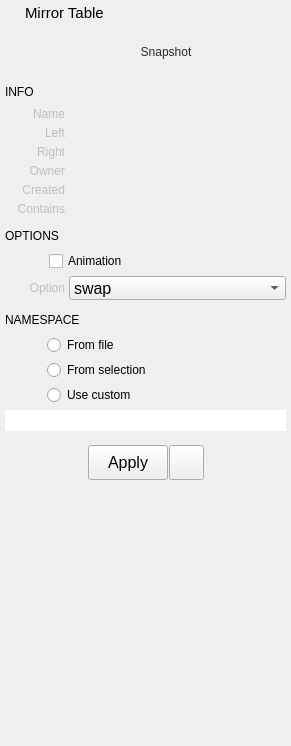
<?xml version="1.0" encoding="UTF-8"?>
<ui version="4.0">
 <class>Form</class>
 <widget class="QWidget" name="Form">
  <property name="geometry">
   <rect>
    <x>0</x>
    <y>0</y>
    <width>291</width>
    <height>746</height>
   </rect>
  </property>
  <property name="sizePolicy">
   <sizepolicy hsizetype="Preferred" vsizetype="Preferred">
    <horstretch>0</horstretch>
    <verstretch>0</verstretch>
   </sizepolicy>
  </property>
  <property name="minimumSize">
   <size>
    <width>160</width>
    <height>490</height>
   </size>
  </property>
  <property name="maximumSize">
   <size>
    <width>300</width>
    <height>16777215</height>
   </size>
  </property>
  <property name="windowTitle">
   <string>Form</string>
  </property>
  <property name="styleSheet">
   <string notr="true">QComboBox, QLineEdit {
	font-size: 16px;
}
</string>
  </property>
  <layout class="QVBoxLayout" name="verticalLayout">
   <property name="spacing">
    <number>5</number>
   </property>
   <property name="leftMargin">
    <number>5</number>
   </property>
   <property name="topMargin">
    <number>2</number>
   </property>
   <property name="rightMargin">
    <number>5</number>
   </property>
   <property name="bottomMargin">
    <number>2</number>
   </property>
   <item>
    <layout class="QHBoxLayout" name="horizontalLayout_18">
     <property name="leftMargin">
      <number>2</number>
     </property>
     <property name="topMargin">
      <number>2</number>
     </property>
     <property name="rightMargin">
      <number>2</number>
     </property>
     <property name="bottomMargin">
      <number>0</number>
     </property>
     <item>
      <widget class="QLabel" name="label_6">
       <property name="maximumSize">
        <size>
         <width>13</width>
         <height>13</height>
        </size>
       </property>
       <property name="text">
        <string/>
       </property>
       <property name="pixmap">
        <pixmap>../icons/mirrortable2.png</pixmap>
       </property>
       <property name="scaledContents">
        <bool>true</bool>
       </property>
      </widget>
     </item>
     <item>
      <widget class="QLabel" name="label_2">
       <property name="font">
        <font>
         <family>Arial</family>
         <pointsize>11</pointsize>
         <weight>50</weight>
         <bold>false</bold>
        </font>
       </property>
       <property name="text">
        <string>Mirror Table</string>
       </property>
      </widget>
     </item>
    </layout>
   </item>
   <item>
    <layout class="QHBoxLayout" name="horizontalLayout_14">
     <property name="spacing">
      <number>0</number>
     </property>
     <property name="topMargin">
      <number>0</number>
     </property>
     <property name="bottomMargin">
      <number>0</number>
     </property>
     <item>
      <widget class="QLabel" name="label_9">
       <property name="minimumSize">
        <size>
         <width>0</width>
         <height>0</height>
        </size>
       </property>
       <property name="maximumSize">
        <size>
         <width>0</width>
         <height>16777215</height>
        </size>
       </property>
       <property name="text">
        <string/>
       </property>
      </widget>
     </item>
     <item>
      <widget class="QFrame" name="iconFrame_2">
       <property name="sizePolicy">
        <sizepolicy hsizetype="Expanding" vsizetype="Expanding">
         <horstretch>0</horstretch>
         <verstretch>1</verstretch>
        </sizepolicy>
       </property>
       <property name="minimumSize">
        <size>
         <width>50</width>
         <height>50</height>
        </size>
       </property>
       <property name="maximumSize">
        <size>
         <width>150</width>
         <height>150</height>
        </size>
       </property>
       <property name="styleSheet">
        <string notr="true"/>
       </property>
       <property name="frameShape">
        <enum>QFrame::NoFrame</enum>
       </property>
       <property name="frameShadow">
        <enum>QFrame::Plain</enum>
       </property>
       <property name="lineWidth">
        <number>0</number>
       </property>
       <layout class="QVBoxLayout" name="verticalLayout_4">
        <property name="spacing">
         <number>0</number>
        </property>
        <property name="margin">
         <number>0</number>
        </property>
        <item>
         <widget class="QToolButton" name="snapshotButton">
          <property name="enabled">
           <bool>true</bool>
          </property>
          <property name="sizePolicy">
           <sizepolicy hsizetype="Expanding" vsizetype="Expanding">
            <horstretch>0</horstretch>
            <verstretch>1</verstretch>
           </sizepolicy>
          </property>
          <property name="minimumSize">
           <size>
            <width>0</width>
            <height>0</height>
           </size>
          </property>
          <property name="maximumSize">
           <size>
            <width>150</width>
            <height>150</height>
           </size>
          </property>
          <property name="toolTip">
           <string>Take snapshot</string>
          </property>
          <property name="layoutDirection">
           <enum>Qt::LeftToRight</enum>
          </property>
          <property name="styleSheet">
           <string notr="true">color: rgb(40, 40, 40);
border: 1px solid rgb(0, 0, 0, 0);
background-color: rgb(254, 255, 230, 0);</string>
          </property>
          <property name="text">
           <string>Snapshot</string>
          </property>
          <property name="icon">
           <iconset>
            <normaloff>../icons/thumbnail.png</normaloff>../icons/thumbnail.png</iconset>
          </property>
          <property name="iconSize">
           <size>
            <width>176</width>
            <height>180</height>
           </size>
          </property>
          <property name="popupMode">
           <enum>QToolButton::InstantPopup</enum>
          </property>
          <property name="toolButtonStyle">
           <enum>Qt::ToolButtonIconOnly</enum>
          </property>
          <property name="autoRaise">
           <bool>false</bool>
          </property>
         </widget>
        </item>
       </layout>
      </widget>
     </item>
    </layout>
   </item>
   <item>
    <layout class="QHBoxLayout" name="horizontalLayout_7">
     <property name="topMargin">
      <number>0</number>
     </property>
     <item>
      <widget class="QLabel" name="label_8">
       <property name="minimumSize">
        <size>
         <width>100</width>
         <height>0</height>
        </size>
       </property>
       <property name="maximumSize">
        <size>
         <width>200</width>
         <height>16777215</height>
        </size>
       </property>
       <property name="font">
        <font>
         <family>Arial</family>
         <pointsize>9</pointsize>
         <weight>50</weight>
         <bold>false</bold>
        </font>
       </property>
       <property name="text">
        <string>INFO</string>
       </property>
      </widget>
     </item>
     <item>
      <spacer name="horizontalSpacer_2">
       <property name="orientation">
        <enum>Qt::Horizontal</enum>
       </property>
       <property name="sizeHint" stdset="0">
        <size>
         <width>40</width>
         <height>20</height>
        </size>
       </property>
      </spacer>
     </item>
    </layout>
   </item>
   <item>
    <layout class="QHBoxLayout" name="horizontalLayout">
     <property name="spacing">
      <number>6</number>
     </property>
     <property name="topMargin">
      <number>0</number>
     </property>
     <item>
      <widget class="QLabel" name="label">
       <property name="enabled">
        <bool>false</bool>
       </property>
       <property name="sizePolicy">
        <sizepolicy hsizetype="Fixed" vsizetype="Preferred">
         <horstretch>0</horstretch>
         <verstretch>0</verstretch>
        </sizepolicy>
       </property>
       <property name="minimumSize">
        <size>
         <width>60</width>
         <height>0</height>
        </size>
       </property>
       <property name="maximumSize">
        <size>
         <width>60</width>
         <height>16777215</height>
        </size>
       </property>
       <property name="text">
        <string>Name</string>
       </property>
       <property name="alignment">
        <set>Qt::AlignRight|Qt::AlignTrailing|Qt::AlignVCenter</set>
       </property>
      </widget>
     </item>
     <item>
      <widget class="QLabel" name="name">
       <property name="enabled">
        <bool>true</bool>
       </property>
       <property name="sizePolicy">
        <sizepolicy hsizetype="Ignored" vsizetype="Preferred">
         <horstretch>0</horstretch>
         <verstretch>0</verstretch>
        </sizepolicy>
       </property>
       <property name="text">
        <string/>
       </property>
      </widget>
     </item>
    </layout>
   </item>
   <item>
    <layout class="QHBoxLayout" name="horizontalLayout_4">
     <property name="spacing">
      <number>6</number>
     </property>
     <property name="topMargin">
      <number>0</number>
     </property>
     <item>
      <widget class="QLabel" name="label_4">
       <property name="enabled">
        <bool>false</bool>
       </property>
       <property name="sizePolicy">
        <sizepolicy hsizetype="Fixed" vsizetype="Preferred">
         <horstretch>0</horstretch>
         <verstretch>0</verstretch>
        </sizepolicy>
       </property>
       <property name="minimumSize">
        <size>
         <width>60</width>
         <height>0</height>
        </size>
       </property>
       <property name="maximumSize">
        <size>
         <width>60</width>
         <height>16777215</height>
        </size>
       </property>
       <property name="text">
        <string>Left</string>
       </property>
       <property name="alignment">
        <set>Qt::AlignRight|Qt::AlignTrailing|Qt::AlignVCenter</set>
       </property>
      </widget>
     </item>
     <item>
      <widget class="QLabel" name="left">
       <property name="enabled">
        <bool>true</bool>
       </property>
       <property name="sizePolicy">
        <sizepolicy hsizetype="Ignored" vsizetype="Preferred">
         <horstretch>0</horstretch>
         <verstretch>0</verstretch>
        </sizepolicy>
       </property>
       <property name="text">
        <string/>
       </property>
      </widget>
     </item>
    </layout>
   </item>
   <item>
    <layout class="QHBoxLayout" name="horizontalLayout_13">
     <property name="spacing">
      <number>6</number>
     </property>
     <property name="topMargin">
      <number>0</number>
     </property>
     <item>
      <widget class="QLabel" name="label_5">
       <property name="enabled">
        <bool>false</bool>
       </property>
       <property name="sizePolicy">
        <sizepolicy hsizetype="Fixed" vsizetype="Preferred">
         <horstretch>0</horstretch>
         <verstretch>0</verstretch>
        </sizepolicy>
       </property>
       <property name="minimumSize">
        <size>
         <width>60</width>
         <height>0</height>
        </size>
       </property>
       <property name="maximumSize">
        <size>
         <width>60</width>
         <height>16777215</height>
        </size>
       </property>
       <property name="text">
        <string>Right</string>
       </property>
       <property name="alignment">
        <set>Qt::AlignRight|Qt::AlignTrailing|Qt::AlignVCenter</set>
       </property>
      </widget>
     </item>
     <item>
      <widget class="QLabel" name="right">
       <property name="enabled">
        <bool>true</bool>
       </property>
       <property name="sizePolicy">
        <sizepolicy hsizetype="Ignored" vsizetype="Preferred">
         <horstretch>0</horstretch>
         <verstretch>0</verstretch>
        </sizepolicy>
       </property>
       <property name="text">
        <string/>
       </property>
      </widget>
     </item>
    </layout>
   </item>
   <item>
    <layout class="QHBoxLayout" name="horizontalLayout_9">
     <property name="spacing">
      <number>6</number>
     </property>
     <property name="topMargin">
      <number>0</number>
     </property>
     <item>
      <widget class="QLabel" name="label_13">
       <property name="enabled">
        <bool>false</bool>
       </property>
       <property name="sizePolicy">
        <sizepolicy hsizetype="Fixed" vsizetype="Expanding">
         <horstretch>0</horstretch>
         <verstretch>0</verstretch>
        </sizepolicy>
       </property>
       <property name="minimumSize">
        <size>
         <width>60</width>
         <height>0</height>
        </size>
       </property>
       <property name="maximumSize">
        <size>
         <width>60</width>
         <height>500</height>
        </size>
       </property>
       <property name="text">
        <string>Owner</string>
       </property>
       <property name="alignment">
        <set>Qt::AlignRight|Qt::AlignTop|Qt::AlignTrailing</set>
       </property>
      </widget>
     </item>
     <item>
      <widget class="QLabel" name="owner">
       <property name="enabled">
        <bool>true</bool>
       </property>
       <property name="sizePolicy">
        <sizepolicy hsizetype="Ignored" vsizetype="Expanding">
         <horstretch>0</horstretch>
         <verstretch>0</verstretch>
        </sizepolicy>
       </property>
       <property name="minimumSize">
        <size>
         <width>0</width>
         <height>0</height>
        </size>
       </property>
       <property name="maximumSize">
        <size>
         <width>16777215</width>
         <height>16777215</height>
        </size>
       </property>
       <property name="styleSheet">
        <string notr="true"/>
       </property>
       <property name="text">
        <string/>
       </property>
       <property name="alignment">
        <set>Qt::AlignLeading|Qt::AlignLeft|Qt::AlignTop</set>
       </property>
       <property name="wordWrap">
        <bool>true</bool>
       </property>
      </widget>
     </item>
    </layout>
   </item>
   <item>
    <layout class="QHBoxLayout" name="horizontalLayout_11">
     <property name="spacing">
      <number>6</number>
     </property>
     <property name="topMargin">
      <number>0</number>
     </property>
     <item>
      <widget class="QLabel" name="label_14">
       <property name="enabled">
        <bool>false</bool>
       </property>
       <property name="sizePolicy">
        <sizepolicy hsizetype="Fixed" vsizetype="Expanding">
         <horstretch>0</horstretch>
         <verstretch>0</verstretch>
        </sizepolicy>
       </property>
       <property name="minimumSize">
        <size>
         <width>60</width>
         <height>0</height>
        </size>
       </property>
       <property name="maximumSize">
        <size>
         <width>60</width>
         <height>500</height>
        </size>
       </property>
       <property name="text">
        <string>Created</string>
       </property>
       <property name="alignment">
        <set>Qt::AlignRight|Qt::AlignTop|Qt::AlignTrailing</set>
       </property>
      </widget>
     </item>
     <item>
      <widget class="QLabel" name="created">
       <property name="enabled">
        <bool>true</bool>
       </property>
       <property name="sizePolicy">
        <sizepolicy hsizetype="Expanding" vsizetype="Expanding">
         <horstretch>0</horstretch>
         <verstretch>0</verstretch>
        </sizepolicy>
       </property>
       <property name="minimumSize">
        <size>
         <width>0</width>
         <height>0</height>
        </size>
       </property>
       <property name="maximumSize">
        <size>
         <width>16777215</width>
         <height>16777215</height>
        </size>
       </property>
       <property name="styleSheet">
        <string notr="true"/>
       </property>
       <property name="text">
        <string/>
       </property>
       <property name="alignment">
        <set>Qt::AlignLeading|Qt::AlignLeft|Qt::AlignTop</set>
       </property>
       <property name="wordWrap">
        <bool>true</bool>
       </property>
      </widget>
     </item>
    </layout>
   </item>
   <item>
    <layout class="QHBoxLayout" name="horizontalLayout_15">
     <property name="spacing">
      <number>6</number>
     </property>
     <property name="topMargin">
      <number>0</number>
     </property>
     <property name="bottomMargin">
      <number>0</number>
     </property>
     <item>
      <widget class="QLabel" name="label_15">
       <property name="enabled">
        <bool>false</bool>
       </property>
       <property name="sizePolicy">
        <sizepolicy hsizetype="Fixed" vsizetype="Expanding">
         <horstretch>0</horstretch>
         <verstretch>0</verstretch>
        </sizepolicy>
       </property>
       <property name="minimumSize">
        <size>
         <width>60</width>
         <height>0</height>
        </size>
       </property>
       <property name="maximumSize">
        <size>
         <width>60</width>
         <height>500</height>
        </size>
       </property>
       <property name="text">
        <string>Contains</string>
       </property>
       <property name="alignment">
        <set>Qt::AlignRight|Qt::AlignTop|Qt::AlignTrailing</set>
       </property>
      </widget>
     </item>
     <item>
      <widget class="QLabel" name="contains">
       <property name="enabled">
        <bool>true</bool>
       </property>
       <property name="sizePolicy">
        <sizepolicy hsizetype="Expanding" vsizetype="MinimumExpanding">
         <horstretch>0</horstretch>
         <verstretch>0</verstretch>
        </sizepolicy>
       </property>
       <property name="minimumSize">
        <size>
         <width>0</width>
         <height>0</height>
        </size>
       </property>
       <property name="maximumSize">
        <size>
         <width>16777215</width>
         <height>16777215</height>
        </size>
       </property>
       <property name="styleSheet">
        <string notr="true"/>
       </property>
       <property name="text">
        <string/>
       </property>
       <property name="alignment">
        <set>Qt::AlignLeading|Qt::AlignLeft|Qt::AlignTop</set>
       </property>
       <property name="wordWrap">
        <bool>true</bool>
       </property>
      </widget>
     </item>
    </layout>
   </item>
   <item>
    <layout class="QHBoxLayout" name="horizontalLayout_8">
     <property name="topMargin">
      <number>5</number>
     </property>
     <item>
      <widget class="QLabel" name="label_7">
       <property name="minimumSize">
        <size>
         <width>100</width>
         <height>0</height>
        </size>
       </property>
       <property name="maximumSize">
        <size>
         <width>200</width>
         <height>16777215</height>
        </size>
       </property>
       <property name="font">
        <font>
         <family>Arial</family>
         <pointsize>9</pointsize>
         <weight>50</weight>
         <bold>false</bold>
        </font>
       </property>
       <property name="text">
        <string>OPTIONS</string>
       </property>
      </widget>
     </item>
     <item>
      <spacer name="horizontalSpacer">
       <property name="orientation">
        <enum>Qt::Horizontal</enum>
       </property>
       <property name="sizeHint" stdset="0">
        <size>
         <width>40</width>
         <height>20</height>
        </size>
       </property>
      </spacer>
     </item>
    </layout>
   </item>
   <item>
    <layout class="QHBoxLayout" name="horizontalLayout_19">
     <property name="spacing">
      <number>2</number>
     </property>
     <property name="leftMargin">
      <number>0</number>
     </property>
     <property name="topMargin">
      <number>0</number>
     </property>
     <item>
      <widget class="QLabel" name="label_20">
       <property name="minimumSize">
        <size>
         <width>42</width>
         <height>0</height>
        </size>
       </property>
       <property name="maximumSize">
        <size>
         <width>42</width>
         <height>16777215</height>
        </size>
       </property>
       <property name="layoutDirection">
        <enum>Qt::LeftToRight</enum>
       </property>
       <property name="text">
        <string/>
       </property>
       <property name="alignment">
        <set>Qt::AlignRight|Qt::AlignTrailing|Qt::AlignVCenter</set>
       </property>
      </widget>
     </item>
     <item>
      <widget class="QCheckBox" name="mirrorAnimationCheckBox">
       <property name="text">
        <string>Animation</string>
       </property>
      </widget>
     </item>
    </layout>
   </item>
   <item>
    <layout class="QHBoxLayout" name="horizontalLayout_16">
     <property name="spacing">
      <number>2</number>
     </property>
     <property name="topMargin">
      <number>0</number>
     </property>
     <item>
      <widget class="QLabel" name="label_12">
       <property name="enabled">
        <bool>false</bool>
       </property>
       <property name="minimumSize">
        <size>
         <width>60</width>
         <height>0</height>
        </size>
       </property>
       <property name="maximumSize">
        <size>
         <width>60</width>
         <height>16777215</height>
        </size>
       </property>
       <property name="text">
        <string>Option</string>
       </property>
       <property name="alignment">
        <set>Qt::AlignRight|Qt::AlignTrailing|Qt::AlignVCenter</set>
       </property>
      </widget>
     </item>
     <item>
      <layout class="QHBoxLayout" name="horizontalLayout_17">
       <property name="spacing">
        <number>2</number>
       </property>
       <property name="leftMargin">
        <number>2</number>
       </property>
       <item>
        <widget class="QComboBox" name="mirrorOptionComboBox">
         <property name="sizePolicy">
          <sizepolicy hsizetype="Ignored" vsizetype="Fixed">
           <horstretch>0</horstretch>
           <verstretch>0</verstretch>
          </sizepolicy>
         </property>
         <property name="minimumSize">
          <size>
           <width>0</width>
           <height>24</height>
          </size>
         </property>
         <property name="maximumSize">
          <size>
           <width>1000</width>
           <height>24</height>
          </size>
         </property>
         <item>
          <property name="text">
           <string>swap</string>
          </property>
         </item>
         <item>
          <property name="text">
           <string>left to right</string>
          </property>
         </item>
         <item>
          <property name="text">
           <string>right to left</string>
          </property>
         </item>
        </widget>
       </item>
      </layout>
     </item>
    </layout>
   </item>
   <item>
    <layout class="QHBoxLayout" name="horizontalLayout_20">
     <property name="topMargin">
      <number>5</number>
     </property>
     <item>
      <widget class="QLabel" name="label_10">
       <property name="minimumSize">
        <size>
         <width>100</width>
         <height>0</height>
        </size>
       </property>
       <property name="maximumSize">
        <size>
         <width>100</width>
         <height>16777215</height>
        </size>
       </property>
       <property name="font">
        <font>
         <family>Arial</family>
         <pointsize>9</pointsize>
         <weight>50</weight>
         <bold>false</bold>
        </font>
       </property>
       <property name="text">
        <string>NAMESPACE</string>
       </property>
      </widget>
     </item>
     <item>
      <spacer name="horizontalSpacer_5">
       <property name="orientation">
        <enum>Qt::Horizontal</enum>
       </property>
       <property name="sizeHint" stdset="0">
        <size>
         <width>40</width>
         <height>20</height>
        </size>
       </property>
      </spacer>
     </item>
    </layout>
   </item>
   <item>
    <layout class="QHBoxLayout" name="horizontalLayout_5">
     <property name="spacing">
      <number>2</number>
     </property>
     <property name="leftMargin">
      <number>0</number>
     </property>
     <property name="topMargin">
      <number>0</number>
     </property>
     <item>
      <widget class="QLabel" name="label_16">
       <property name="minimumSize">
        <size>
         <width>40</width>
         <height>0</height>
        </size>
       </property>
       <property name="maximumSize">
        <size>
         <width>40</width>
         <height>16777215</height>
        </size>
       </property>
       <property name="layoutDirection">
        <enum>Qt::LeftToRight</enum>
       </property>
       <property name="text">
        <string/>
       </property>
       <property name="alignment">
        <set>Qt::AlignRight|Qt::AlignTrailing|Qt::AlignVCenter</set>
       </property>
      </widget>
     </item>
     <item>
      <widget class="QRadioButton" name="useFileNamespace">
       <property name="text">
        <string>From file</string>
       </property>
      </widget>
     </item>
    </layout>
   </item>
   <item>
    <layout class="QHBoxLayout" name="horizontalLayout_10">
     <property name="spacing">
      <number>2</number>
     </property>
     <property name="leftMargin">
      <number>0</number>
     </property>
     <property name="topMargin">
      <number>0</number>
     </property>
     <item>
      <widget class="QLabel" name="label_17">
       <property name="minimumSize">
        <size>
         <width>40</width>
         <height>0</height>
        </size>
       </property>
       <property name="maximumSize">
        <size>
         <width>40</width>
         <height>16777215</height>
        </size>
       </property>
       <property name="layoutDirection">
        <enum>Qt::LeftToRight</enum>
       </property>
       <property name="text">
        <string/>
       </property>
       <property name="alignment">
        <set>Qt::AlignRight|Qt::AlignTrailing|Qt::AlignVCenter</set>
       </property>
      </widget>
     </item>
     <item>
      <widget class="QRadioButton" name="useSelectionNamespace">
       <property name="text">
        <string>From selection</string>
       </property>
      </widget>
     </item>
    </layout>
   </item>
   <item>
    <layout class="QHBoxLayout" name="horizontalLayout_12">
     <property name="spacing">
      <number>2</number>
     </property>
     <property name="leftMargin">
      <number>0</number>
     </property>
     <property name="topMargin">
      <number>0</number>
     </property>
     <item>
      <widget class="QLabel" name="label_19">
       <property name="minimumSize">
        <size>
         <width>40</width>
         <height>0</height>
        </size>
       </property>
       <property name="maximumSize">
        <size>
         <width>40</width>
         <height>16777215</height>
        </size>
       </property>
       <property name="layoutDirection">
        <enum>Qt::LeftToRight</enum>
       </property>
       <property name="text">
        <string/>
       </property>
       <property name="alignment">
        <set>Qt::AlignRight|Qt::AlignTrailing|Qt::AlignVCenter</set>
       </property>
      </widget>
     </item>
     <item>
      <widget class="QRadioButton" name="useCustomNamespace">
       <property name="text">
        <string>Use custom</string>
       </property>
      </widget>
     </item>
    </layout>
   </item>
   <item>
    <layout class="QHBoxLayout" name="horizontalLayout_3">
     <property name="leftMargin">
      <number>0</number>
     </property>
     <property name="topMargin">
      <number>0</number>
     </property>
     <property name="rightMargin">
      <number>0</number>
     </property>
     <item>
      <widget class="QLineEdit" name="namespaceEdit">
       <property name="minimumSize">
        <size>
         <width>0</width>
         <height>0</height>
        </size>
       </property>
       <property name="frame">
        <bool>false</bool>
       </property>
      </widget>
     </item>
    </layout>
   </item>
   <item>
    <widget class="QFrame" name="previewButtons">
     <property name="frameShape">
      <enum>QFrame::NoFrame</enum>
     </property>
     <property name="frameShadow">
      <enum>QFrame::Raised</enum>
     </property>
     <layout class="QHBoxLayout" name="horizontalLayout_6">
      <property name="spacing">
       <number>1</number>
      </property>
      <item>
       <spacer name="horizontalSpacer_3">
        <property name="orientation">
         <enum>Qt::Horizontal</enum>
        </property>
        <property name="sizeHint" stdset="0">
         <size>
          <width>40</width>
          <height>20</height>
         </size>
        </property>
       </spacer>
      </item>
      <item>
       <widget class="QPushButton" name="acceptButton">
        <property name="sizePolicy">
         <sizepolicy hsizetype="Preferred" vsizetype="Fixed">
          <horstretch>0</horstretch>
          <verstretch>0</verstretch>
         </sizepolicy>
        </property>
        <property name="minimumSize">
         <size>
          <width>80</width>
          <height>35</height>
         </size>
        </property>
        <property name="maximumSize">
         <size>
          <width>125</width>
          <height>35</height>
         </size>
        </property>
        <property name="font">
         <font>
          <family>Arial</family>
          <pointsize>12</pointsize>
          <weight>50</weight>
          <bold>false</bold>
         </font>
        </property>
        <property name="toolTip">
         <string/>
        </property>
        <property name="styleSheet">
         <string notr="true"/>
        </property>
        <property name="text">
         <string>Apply</string>
        </property>
       </widget>
      </item>
      <item>
       <widget class="QPushButton" name="selectionSetButton">
        <property name="minimumSize">
         <size>
          <width>35</width>
          <height>35</height>
         </size>
        </property>
        <property name="maximumSize">
         <size>
          <width>35</width>
          <height>16777215</height>
         </size>
        </property>
        <property name="text">
         <string/>
        </property>
        <property name="icon">
         <iconset>
          <normaloff>../icons/selectionSet2.png</normaloff>../icons/selectionSet2.png</iconset>
        </property>
        <property name="iconSize">
         <size>
          <width>25</width>
          <height>25</height>
         </size>
        </property>
       </widget>
      </item>
      <item>
       <spacer name="horizontalSpacer_4">
        <property name="orientation">
         <enum>Qt::Horizontal</enum>
        </property>
        <property name="sizeHint" stdset="0">
         <size>
          <width>40</width>
          <height>20</height>
         </size>
        </property>
       </spacer>
      </item>
     </layout>
    </widget>
   </item>
   <item>
    <widget class="QFrame" name="frame">
     <property name="sizePolicy">
      <sizepolicy hsizetype="Preferred" vsizetype="Expanding">
       <horstretch>0</horstretch>
       <verstretch>2</verstretch>
      </sizepolicy>
     </property>
     <property name="frameShape">
      <enum>QFrame::NoFrame</enum>
     </property>
     <property name="frameShadow">
      <enum>QFrame::Raised</enum>
     </property>
    </widget>
   </item>
   <item>
    <widget class="QLabel" name="label_18">
     <property name="maximumSize">
      <size>
       <width>16777215</width>
       <height>0</height>
      </size>
     </property>
     <property name="text">
      <string/>
     </property>
    </widget>
   </item>
  </layout>
 </widget>
 <resources/>
 <connections/>
 <slots>
  <slot>snapshot()</slot>
  <slot>apply()</slot>
  <slot>edit()</slot>
  <slot>showContextMenu()</slot>
 </slots>
</ui>
